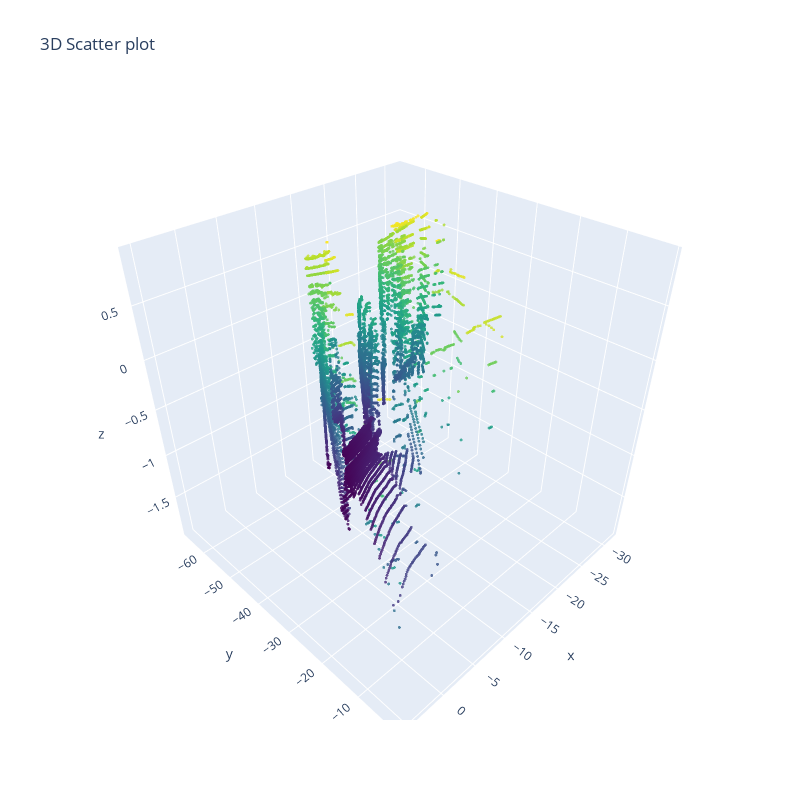

Source (notebook cell):
### Code cell
trace = go.Scatter3d(x=x, y=y, z=z,
        mode='markers', marker=dict(size=1, color=z, colorscale='Viridis', opacity=0.8))
layout = go.Layout(title = '3D Scatter plot', width = 800, height = 800)
fig = go.Figure(data = [trace], layout = layout)
fig.show()

### Figure 1 — Plotly figure (JSON) as saved in the notebook; plotly's stock layout.template omitted (floating-point values rounded to 4 significant figures; data arrays with more than 128 entries replaced by an {"elided": "..."} marker saying what was removed)
{"data": [{"marker": {"color": {"elided": "16897 float values"}, "colorscale": [[0, "#440154"], [0.1111, "#482878"], [0.2222, "#3e4989"], [0.3333, "#31688e"], [0.4444, "#26828e"], [0.5556, "#1f9e89"], [0.6667, "#35b779"], [0.7778, "#6ece58"], [0.8889, "#b5de2b"], [1, "#fde725"]], "opacity": 0.8, "size": 1}, "mode": "markers", "type": "scatter3d", "x": {"elided": "16897 float values"}, "y": {"elided": "16897 float values"}, "z": {"elided": "16897 float values"}}], "layout": {"height": 800, "title": {"text": "3D Scatter plot"}, "width": 800}}
